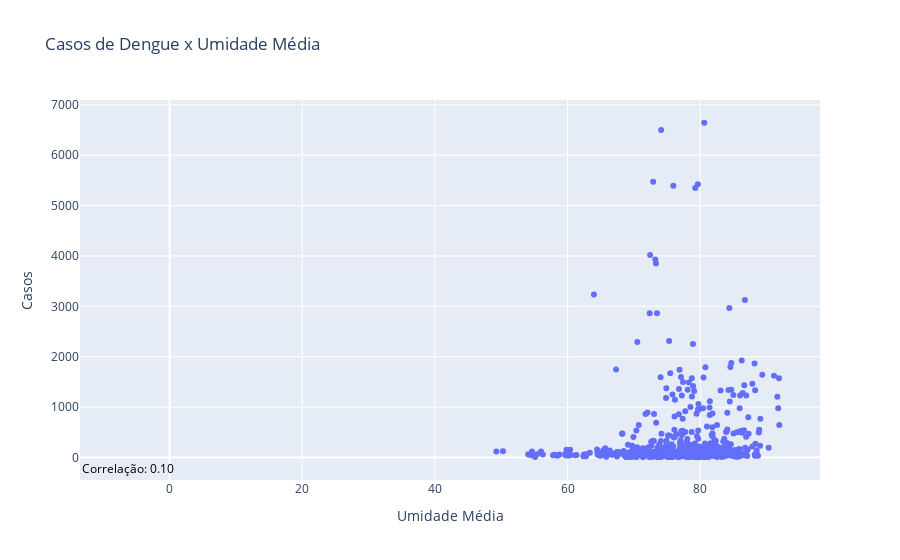

The cell this chart's notebook holds for it:
### Markdown cell above
Para umidade:

### Code cell
fig_umid = px.scatter(df,
                      x='umidmed',
                      y='casos',
                      title='Casos de Dengue x Umidade Média',
                      labels={'umidmed':'Umidade Média','casos':'Casos'})

fig_umid.add_annotation(text=f"Correlação: {corr_umid:.2f}",
                        xanchor='right', x=0.97, yanchor='top', y=0.03,
                        showarrow=False, font=dict(color="black"))

fig_umid.show()

### Figure 1 — Plotly figure (JSON) as saved in the notebook; plotly's stock layout.template omitted (floating-point values rounded to 4 significant figures; data arrays with more than 128 entries replaced by an {"elided": "..."} marker saying what was removed)
{"data": [{"hovertemplate": "Umidade Média=%{x}<br>Casos=%{y}<extra></extra>", "legendgroup": "", "marker": {"color": "#636efa", "symbol": "circle"}, "mode": "markers", "name": "", "orientation": "v", "showlegend": false, "type": "scatter", "x": {"elided": "562 float values"}, "xaxis": "x", "y": {"elided": "562 int values"}, "yaxis": "y"}], "layout": {"annotations": [{"font": {"color": "black"}, "showarrow": false, "text": "Correlação: 0.10", "x": 0.97, "xanchor": "right", "y": 0.03, "yanchor": "top"}], "legend": {"tracegroupgap": 0}, "title": {"text": "Casos de Dengue x Umidade Média"}, "xaxis": {"anchor": "y", "domain": [0, 1], "title": {"text": "Umidade Média"}}, "yaxis": {"anchor": "x", "domain": [0, 1], "title": {"text": "Casos"}}}}
